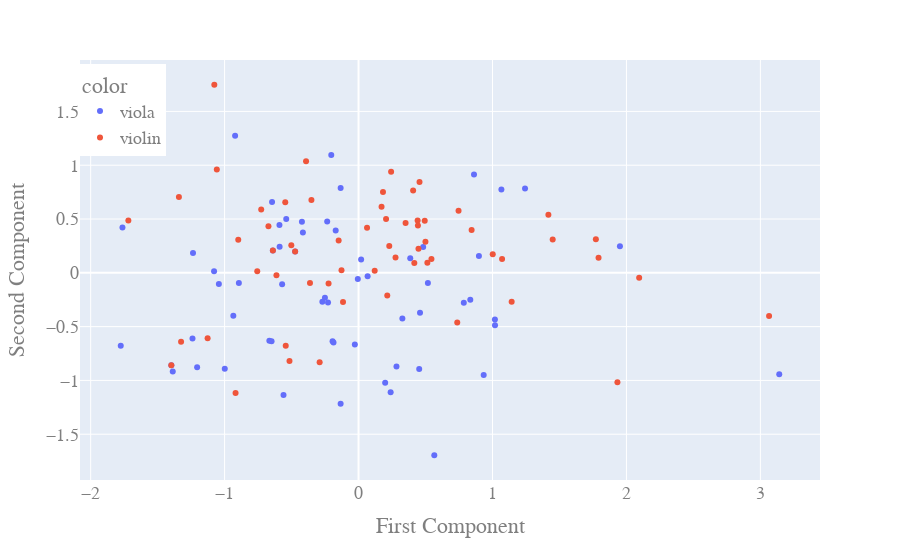

This figure's notebook cell:
### Code cell
import plotly.express as px
import plotly.io as pio
from sklearn.decomposition import PCA

pca = PCA(n_components=2)
components = pca.fit_transform(X_train+X_test)

fig = px.scatter(components, x=0, y=1, color=y_train+y_test)
fig.update_layout(
    title="",
    xaxis_title="First Component",
    yaxis_title="Second Component",
    font=dict(
        family="Courier New, monospace",
        size=18,
        color="#7f7f7f"
    ),
    legend=dict(
    yanchor="top",
    y=0.99,
    xanchor="left",
    x=0.00
)
)
fig.show()
#pio.write_image(fig, 'soloAll.png')
#fig.write_image("soloAll.eps")

### Figure 1 — Plotly figure (JSON) as saved in the notebook; plotly's stock layout.template omitted (floating-point values rounded to 4 significant figures)
{"data": [{"hovertemplate": "color=viola<br>0=%{x}<br>1=%{y}<extra></extra>", "legendgroup": "viola", "marker": {"color": "#636efa", "symbol": "circle"}, "mode": "markers", "name": "viola", "showlegend": true, "type": "scatter", "x": [-0.8936, 0.8987, -0.228, -1.236, 0.7858, -0.4227, -0.6659, -0.005523, 1.951, -0.6494, 1.019, 0.2396, -0.4155, 0.5655, 0.4529, -0.251, -0.9349, 3.141, -0.234, -0.5399, -1.205, -1.24, 1.018, 0.06764, 0.5178, 0.8343, 0.862, 0.2831, -0.9987, 0.1987, -1.775, -1.079, -0.1338, -0.6397, -0.2036, 0.3271, -0.02772, -0.4736, -0.5905, -0.1337, -0.5893, -1.763, -1.387, -0.5705, 1.243, -0.187, -0.2702, -0.1707, -1.043, -0.1939, 0.4589, 0.4825, 1.067, 0.3859, 0.01925, -0.5601, -1.398, 0.9342, -0.9217, -0.6456], "xaxis": "x", "y": [-0.095, 0.1574, -0.2755, 0.1846, -0.2792, 0.4737, -0.6306, -0.05708, 0.2463, -0.6357, -0.4869, -1.11, 0.3748, -1.695, -0.8939, -0.2314, -0.3989, -0.9426, 0.4761, 0.4993, -0.8775, -0.6094, -0.4335, -0.0307, -0.09473, -0.2505, 0.9129, -0.8703, -0.8925, -1.021, -0.6784, 0.01356, -1.216, 0.207, 1.095, -0.4238, -0.6668, 0.1992, 0.4437, 0.7885, 0.243, 0.4203, -0.9181, -0.1063, 0.7848, -0.6479, -0.2695, 0.393, -0.1049, -0.6358, -0.3699, 0.24, 0.7737, 0.1365, 0.1243, -1.136, -0.8595, -0.9493, 1.275, 0.6583], "yaxis": "y"}, {"hovertemplate": "color=violin<br>0=%{x}<br>1=%{y}<extra></extra>", "legendgroup": "violin", "marker": {"color": "#EF553B", "symbol": "circle"}, "mode": "markers", "name": "violin", "showlegend": true, "type": "scatter", "x": [-0.5019, -0.5472, 3.065, 0.4994, 0.5137, 0.2144, -0.1273, -0.5436, -0.7267, -0.3626, -0.2239, 1.772, 1.933, -1.058, 0.441, 2.095, 0.5442, 0.06336, 0.243, -0.6129, -0.3518, -1.719, 0.3512, -0.6727, 0.844, -1.127, 0.4433, -1.341, 0.1825, 0.4553, 0.4475, -0.1159, 1.002, 1.072, -0.6397, -1.325, 0.494, -0.2905, -0.8981, 0.2294, -0.4736, 1.143, 0.4163, 0.2761, 0.1205, 0.7465, 0.4076, -0.5156, -0.3919, 0.2055, 1.417, 1.449, -0.1486, 1.792, 0.1718, -1.077, -0.9182, 0.7369, -0.7563, -1.398], "xaxis": "x", "y": [0.2561, 0.6555, -0.4013, 0.288, 0.09433, -0.2106, 0.02434, -0.6777, 0.5884, -0.09387, -0.09888, 0.3126, -1.016, 0.9602, 0.4861, -0.04675, 0.129, 0.4178, 0.9384, -0.0216, 0.6774, 0.4866, 0.4628, 0.4336, 0.3984, -0.6091, 0.4405, 0.7044, 0.7502, 0.8437, 0.2246, -0.2707, 0.1715, 0.1277, 0.207, -0.6403, 0.4843, -0.8318, 0.3067, 0.2491, 0.1992, -0.2678, 0.09166, 0.1426, 0.01866, 0.5775, 0.764, -0.8192, 1.038, 0.4992, 0.54, 0.3087, 0.301, 0.1397, 0.6138, 1.748, -1.117, -0.4615, 0.01544, -0.8595], "yaxis": "y"}], "layout": {"font": {"color": "#7f7f7f", "family": "Courier New, monospace", "size": 18}, "legend": {"title": {"text": "color"}, "tracegroupgap": 0, "x": 0, "xanchor": "left", "y": 0.99, "yanchor": "top"}, "margin": {"t": 60}, "title": {"text": ""}, "xaxis": {"anchor": "y", "domain": [0, 1], "title": {"text": "First Component"}}, "yaxis": {"anchor": "x", "domain": [0, 1], "title": {"text": "Second Component"}}}}
